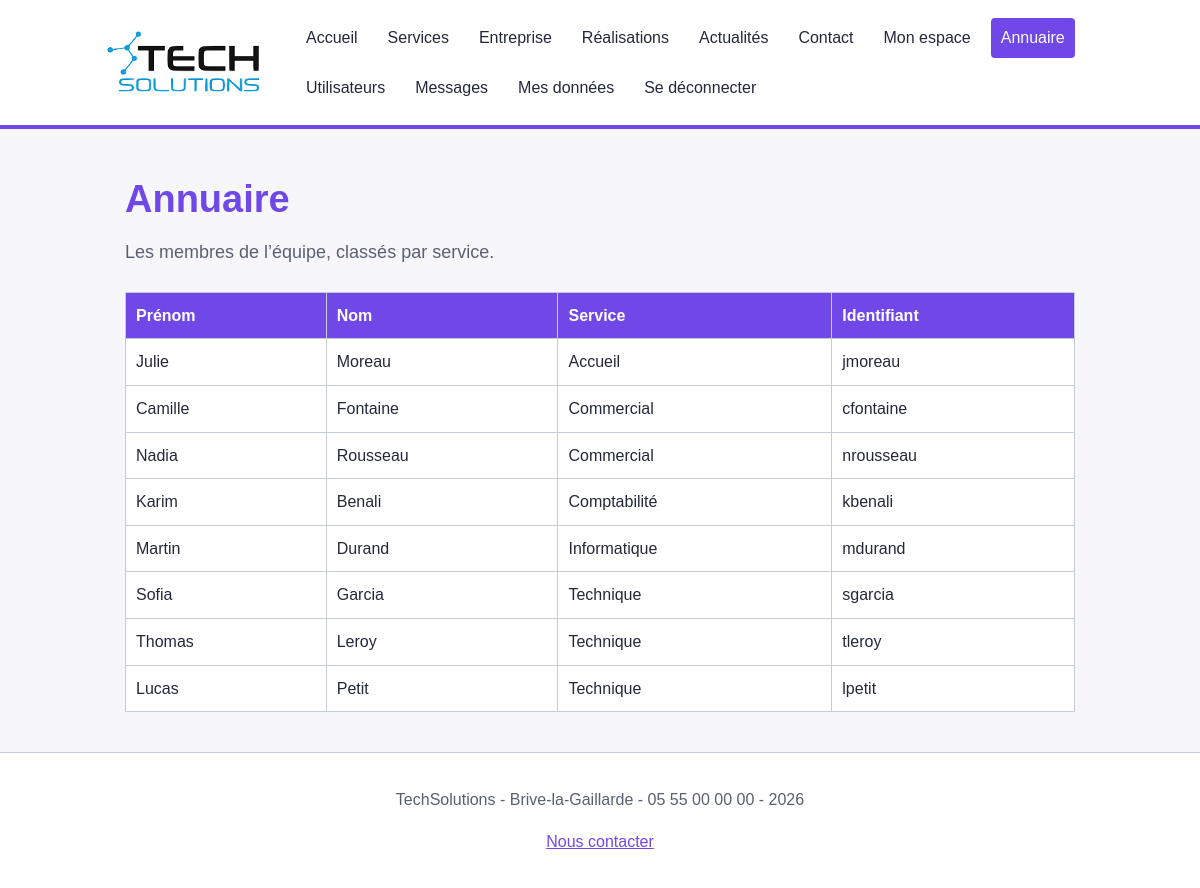
Page /annuaire.php (signed in) on the committed database.
### tables this page shows
CREATE TABLE IF NOT EXISTS utilisateurs (
  id INT AUTO_INCREMENT PRIMARY KEY,
  identifiant VARCHAR(30) NOT NULL UNIQUE,
  mot_de_passe VARCHAR(255) NOT NULL,
  prenom VARCHAR(50) NOT NULL,
  nom VARCHAR(50) NOT NULL,
  service VARCHAR(50) NOT NULL,
  role VARCHAR(10) NOT NULL
);

### inc/infos.php (called while the page is built, shortened)
<?php
$entreprise = "TechSolutions";
$ville = "Brive-la-Gaillarde";
$telephone = "05 55 00 00 00";

### annuaire.php (the view, shortened to what this page needs)
<?php
include "inc/infos.php";
include "inc/bdd.php";
$page = "annuaire";
$req = $pdo->query("SELECT prenom, nom, service, identifiant FROM utilisateurs ORDER BY service, nom, prenom");
$utilisateurs = $req->fetchAll();
?>
<?php include "inc/haut.php"; ?>
  <div class="entete">
    <h1>Annuaire</h1>
    <p>Les membres de l’équipe, classés par service.</p>
  </div>
  <main class="section">
    <table>
      <tr>
        <th>Prénom</th>
        <th>Nom</th>
        <th>Service</th>
        <th>Identifiant</th>
      </tr>
      <?php foreach ($utilisateurs as $u) { ?>
        <tr>
          <td><?php echo htmlspecialchars($u["prenom"]); ?></td>
          <td><?php echo htmlspecialchars($u["nom"]); ?></td>
          <td><?php echo htmlspecialchars($u["service"]); ?></td>
          <td><?php echo htmlspecialchars($u["identifiant"]); ?></td>
        </tr>
      <?php } ?>
    </table>
  </main>
<?php include "inc/pied.php"; ?>

### inc/haut.php (shortened to what this page needs)
<!DOCTYPE html>
<html lang="fr">
<head>
  <link rel="stylesheet" href="css/style.css">
</head>
<body>
  <?php include "inc/menu.php"; ?>

### inc/menu.php (shortened to what this page needs)
<header>
  <a class="logo" href="index.php"><img src="images/logo.png" alt="Logo TechSolutions"></a>
  <nav>
    <a href="index.php" <?php if ($page == "index") { echo 'class="actif"'; } ?>>Accueil</a>
    <a href="services.php" <?php if ($page == "services") { echo 'class="actif"'; } ?>>Services</a>
    <a href="entreprise.php" <?php if ($page == "entreprise") { echo 'class="actif"'; } ?>>Entreprise</a>
    <a href="realisations.php" <?php if ($page == "realisations") { echo 'class="actif"'; } ?>>Réalisations</a>
    <a href="actualites.php" <?php if ($page == "actualites") { echo 'class="actif"'; } ?>>Actualités</a>
    <a href="contact.php" <?php if ($page == "contact") { echo 'class="actif"'; } ?>>Contact</a>
    <?php if (isset($_SESSION["id"])) { ?>
      <a href="espace.php" <?php if ($page == "espace") { echo 'class="actif"'; } ?>>Mon espace</a>
      <a href="annuaire.php" <?php if ($page == "annuaire") { echo 'class="actif"'; } ?>>Annuaire</a>
      <?php if ($_SESSION["role"] == "admin") { ?>
        <a href="utilisateurs.php" <?php if ($page == "utilisateurs") { echo 'class="actif"'; } ?>>Utilisateurs</a>
        <a href="messages.php" <?php if ($page == "messages") { echo 'class="actif"'; } ?>>Messages</a>
      <?php } ?>
      <a href="donnees.php" <?php if ($page == "donnees") { echo 'class="actif"'; } ?>>Mes données</a>
      <a href="deconnexion.php">Se déconnecter</a>
    <?php } else { ?>
      <a href="connexion.php" <?php if ($page == "connexion") { echo 'class="actif"'; } ?>>Espace salariés</a>
    <?php } ?>
  </nav>
</header>

### inc/pied.php (shortened to what this page needs)
  <footer>
    <p><?php echo $entreprise . " - " . $ville . " - " . $telephone . " - " . date("Y"); ?></p>
    <p><a href="contact.php">Nous contacter</a></p>
  </footer>
</body>
</html>

### css/style.css (style rules this page uses)
* { box-sizing: border-box; }
body { margin: 0; background: #f7f7fb; color: #25283a; font-family: Arial, sans-serif; line-height: 1.6; }
header { display: flex; justify-content: space-between; align-items: center; gap: 20px; padding: 18px 8%; background: white; border-bottom: 4px solid #7048e8; }
.logo img { display: block; width: 180px; height: auto; }
nav { display: flex; flex-wrap: wrap; gap: 10px; }
nav a { padding: 7px 10px; border-radius: 4px; color: #25283a; text-decoration: none; }
nav a:hover, nav a.actif { background: #7048e8; color: white; }
main { width: 82%; max-width: 950px; margin: 40px auto; }
a { color: #7048e8; }
h1, h2, h3 { color: #7048e8; font-family: Arial, sans-serif; }
h1 { font-size: 38px; }
.entete { width: 82%; max-width: 950px; margin: 40px auto 0; }
.entete h1 { margin-bottom: 8px; }
.entete p { color: #5b6070; font-size: 18px; margin-top: 0; }
.entete + main { margin-top: 25px; }
table { width: 100%; border-collapse: collapse; background: white; }
th, td { padding: 10px; border: 1px solid #c5ccd3; text-align: left; }
th { background: #7048e8; color: white; }
footer { padding: 18px; border-top: 1px solid #c5ccd3; background: white; color: #5b6070; text-align: center; }

### rows in the picture
utilisateurs: prenom "Julie", nom "Moreau", service "Accueil", identifiant "jmoreau"
utilisateurs: prenom "Camille", nom "Fontaine", service "Commercial", identifiant "cfontaine"
utilisateurs: prenom "Nadia", nom "Rousseau", service "Commercial", identifiant "nrousseau"
utilisateurs: prenom "Karim", nom "Benali", service "Comptabilité", identifiant "kbenali"
utilisateurs: prenom "Martin", nom "Durand", service "Informatique", identifiant "mdurand"
utilisateurs: prenom "Sofia", nom "Garcia", service "Technique", identifiant "sgarcia"
utilisateurs: prenom "Thomas", nom "Leroy", service "Technique", identifiant "tleroy"
utilisateurs: prenom "Lucas", nom "Petit", service "Technique", identifiant "lpetit"

### other values in the picture
$entreprise "TechSolutions"
$ville "Brive-la-Gaillarde"
$telephone "05 55 00 00 00"
